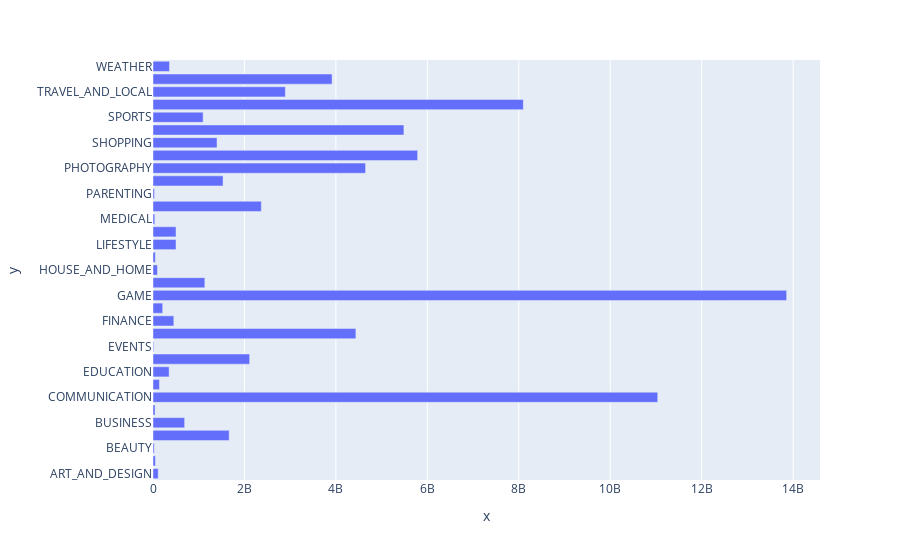

The code cell stored with this chart in its notebook:
### Code cell
fig=px.bar(x=cat_download.Installs,y=cat_download.index)
fig.show()

### Figure 1 — Plotly figure (JSON) as saved in the notebook; plotly's stock layout.template omitted (floating-point values rounded to 4 significant figures)
{"data": [{"alignmentgroup": "True", "hovertemplate": "x=%{x}<br>y=%{y}<extra></extra>", "legendgroup": "", "marker": {"color": "#636efa", "pattern": {"shape": ""}}, "name": "", "offsetgroup": "", "orientation": "h", "showlegend": false, "textposition": "auto", "type": "bar", "x": [114233100, 53129800, 26916200, 1665791655, 692018120, 44931100, 11039241530, 140912410, 352852000, 2113660000, 15949410, 4437579590, 455312400, 211677750, 13858762717, 1134006220, 97082000, 52083000, 503742120, 503267560, 39162676, 2369110650, 31116110, 1532352930, 4649143130, 5788070180, 1400331540, 5487841475, 1096431465, 8099724500, 2894859300, 3916897200, 361096500], "xaxis": "x", "y": ["ART_AND_DESIGN", "AUTO_AND_VEHICLES", "BEAUTY", "BOOKS_AND_REFERENCE", "BUSINESS", "COMICS", "COMMUNICATION", "DATING", "EDUCATION", "ENTERTAINMENT", "EVENTS", "FAMILY", "FINANCE", "FOOD_AND_DRINK", "GAME", "HEALTH_AND_FITNESS", "HOUSE_AND_HOME", "LIBRARIES_AND_DEMO", "LIFESTYLE", "MAPS_AND_NAVIGATION", "MEDICAL", "NEWS_AND_MAGAZINES", "PARENTING", "PERSONALIZATION", "PHOTOGRAPHY", "PRODUCTIVITY", "SHOPPING", "SOCIAL", "SPORTS", "TOOLS", "TRAVEL_AND_LOCAL", "VIDEO_PLAYERS", "WEATHER"], "yaxis": "y"}], "layout": {"barmode": "relative", "legend": {"tracegroupgap": 0}, "margin": {"t": 60}, "xaxis": {"anchor": "y", "domain": [0, 1], "title": {"text": "x"}}, "yaxis": {"anchor": "x", "domain": [0, 1], "title": {"text": "y"}}}}
